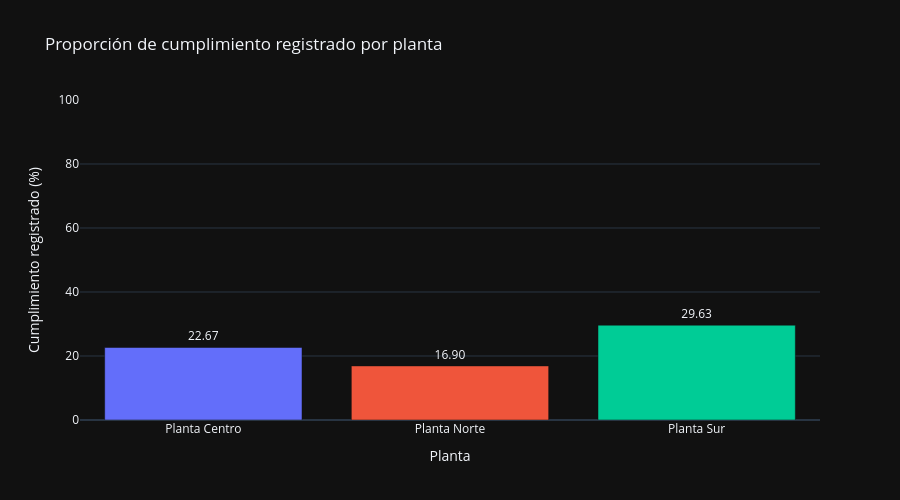

Notebook code for this chart:
### Markdown cell above
### 4.2 Cumplimiento registrado y DBO de salida

La variable `cumplimiento_norma` se analizará como una clasificación proporcionada por el dataset. No se interpretará como una verificación legal, porque no se dispone de la norma aplicada, los criterios complementarios ni la metodología utilizada para asignar cada etiqueta.

Se identificaron cinco valores de DBO de salida presentes tanto en registros clasificados con cumplimiento como en registros clasificados con incumplimiento: 21,3; 24,7; 25,4; 25,6 y 26,4 mg/L. Este hallazgo no demuestra que las etiquetas sean erróneas, pero confirma que la concentración de salida no permite explicar por sí sola la clasificación registrada. Por esta razón, los resultados se presentarán sin sustituir, corregir ni reinterpretar las etiquetas originales.

### Code cell
fig_cumplimiento = px.bar(
    resumen_por_planta,
    x="planta",
    y="cumplimiento_registrado_pct",
    color="planta",
    text_auto=".2f",
    title="Proporción de cumplimiento registrado por planta",
    labels={
        "planta": "Planta",
        "cumplimiento_registrado_pct":
            "Cumplimiento registrado (%)"
    },
    template="plotly_dark"
)

fig_cumplimiento.update_traces(
    textposition="outside",
    cliponaxis=False
)

fig_cumplimiento.update_yaxes(
    range=[0, 100]
)

fig_cumplimiento.update_layout(
    height=500,
    showlegend=False
)

fig_cumplimiento.show()

### Figure 1 — Plotly figure (JSON) as saved in the notebook; plotly's stock layout.template omitted (floating-point values rounded to 4 significant figures)
{"data": [{"cliponaxis": false, "hovertemplate": "Planta=%{x}<br>Cumplimiento registrado (%)=%{y}<extra></extra>", "legendgroup": "Planta Centro", "marker": {"color": "#636efa", "pattern": {"shape": ""}}, "name": "Planta Centro", "orientation": "v", "showlegend": true, "textposition": "outside", "texttemplate": "%{y:.2f}", "type": "bar", "x": ["Planta Centro"], "xaxis": "x", "y": [22.67], "yaxis": "y"}, {"cliponaxis": false, "hovertemplate": "Planta=%{x}<br>Cumplimiento registrado (%)=%{y}<extra></extra>", "legendgroup": "Planta Norte", "marker": {"color": "#EF553B", "pattern": {"shape": ""}}, "name": "Planta Norte", "orientation": "v", "showlegend": true, "textposition": "outside", "texttemplate": "%{y:.2f}", "type": "bar", "x": ["Planta Norte"], "xaxis": "x", "y": [16.9], "yaxis": "y"}, {"cliponaxis": false, "hovertemplate": "Planta=%{x}<br>Cumplimiento registrado (%)=%{y}<extra></extra>", "legendgroup": "Planta Sur", "marker": {"color": "#00cc96", "pattern": {"shape": ""}}, "name": "Planta Sur", "orientation": "v", "showlegend": true, "textposition": "outside", "texttemplate": "%{y:.2f}", "type": "bar", "x": ["Planta Sur"], "xaxis": "x", "y": [29.63], "yaxis": "y"}], "layout": {"barmode": "relative", "height": 500, "legend": {"title": {"text": "Planta"}, "tracegroupgap": 0}, "showlegend": false, "title": {"text": "Proporción de cumplimiento registrado por planta"}, "xaxis": {"anchor": "y", "categoryarray": ["Planta Centro", "Planta Norte", "Planta Sur"], "categoryorder": "array", "domain": [0, 1], "title": {"text": "Planta"}}, "yaxis": {"anchor": "x", "domain": [0, 1], "range": [0, 100], "title": {"text": "Cumplimiento registrado (%)"}}}}
